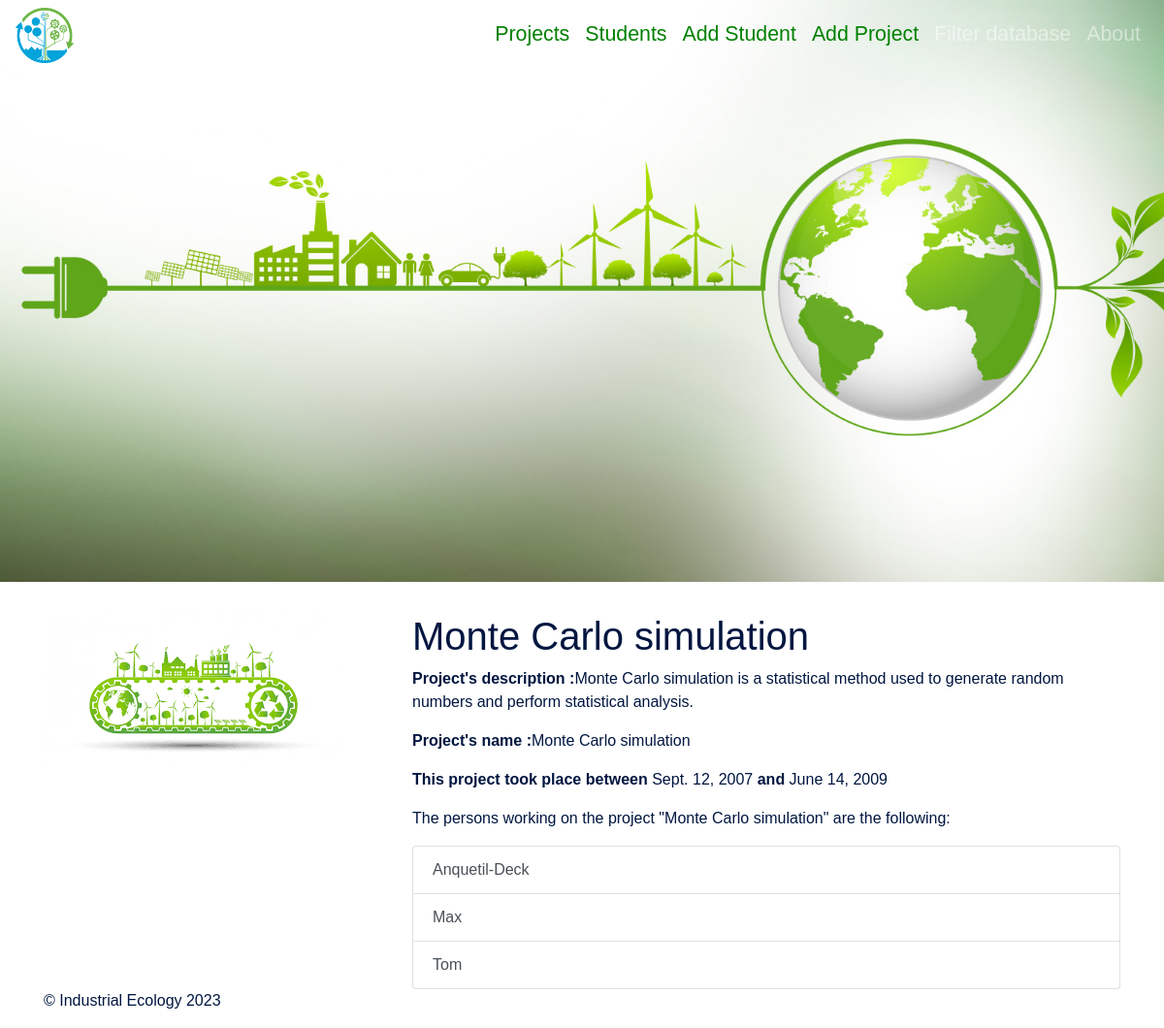
Screenshot of /project/pro1 with the database file from the repository.
### filter_db/models.py (models this page shows, shortened)
class Projects(models.Model):
    project_id = models.CharField(
        primary_key= True,
        unique = False,
        null = False,
        blank = False,
        max_length=50,
    )
    name = models.TextField(
        unique = False,
        null = False,
        blank = False,
        max_length=2000,
    )
    start_date = models.DateField()
    end_date = models.DateField()
    description = models.TextField(
        unique = False,
        null = False,
        blank = False,
        max_length=5000,
    )
    students = models.ManyToManyField(
        Student,
        related_name='students'
    )
    def __str__(self) -> str:
        return self.name

class Student(models.Model):
    student_id = models.CharField(
        primary_key=True,
        unique=True,
        null=False,
        blank=False,
        max_length=50,
    )
    first_name = models.CharField(
        unique=False,
        null=False,
        blank=False,
        max_length=50,
    )
    middle_name = models.CharField(
        unique=False,
        null=True,
        blank=True,
        max_length=50,
    )
    last_name = models.CharField(
        unique=False,
        null=False,
        blank=False,
        max_length=50,
    )
    start_date = models.DateField()
    end_date = models.DateField()
    def __str__(self) -> str:
        return self.last_name

### filter_db/views.py (the view)
# urls.py: path('project/<str:pk>', views.ProjectDetailView.as_view(),name = 'project_detail'),
class ProjectDetailView(generic.DetailView) :
    template_name = 'project_detail.html'
    model = models.Projects
    context_object_name = 'project'

### filter_db/templates/project_detail.html (shortened to what this page needs)
{% extends 'base.html' %}
{% block content %}
<h1>{{project}}</h1>
<p><b>Project's description :</b>{{project.description}} </p>
<p><b>Project's name :</b>{{project.name}} </p>
<p><b> This project took place between</b> {{project.start_date}} <b> and </b> {{project.end_date}}
<p> The persons working on the project "{{project}}" are the following:</p>
    <ul class ="list-group">
        {% for student in project.students.all %}
        <a class = "list-group-item list-group-item-action" href="{% url 'student_detail' student.student_id%}"> {{ student }}</a>
        {% endfor %}
    </ul>
    {% endblock content %}

### rows the page displays
Projects: name "Monte Carlo simulation", description "Monte Carlo simulation is a statistical method used to generate random numbers and perform statistical analysis.", start_date "Sept. 12, 2007", end_date "June 14, 2009"
Student: last_name "Anquetil-Deck"
Student: last_name "Max"
Student: last_name "Tom"
